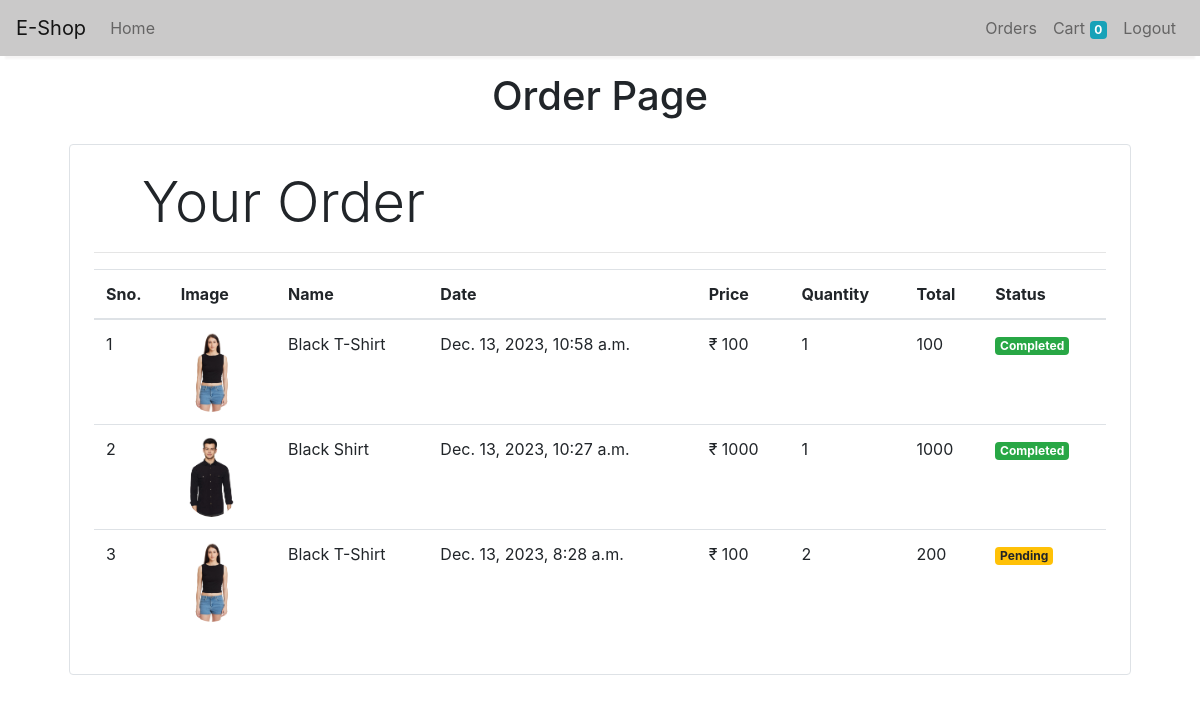
Page /orders (signed in) on the committed database.
### store/models/orders.py (models this page shows, shortened)
class Order(models.Model):
    product = models.ForeignKey(Product, on_delete=models.CASCADE)
    customer = models.ForeignKey(Customer, on_delete=models.CASCADE)
    quantity = models.IntegerField(default=1)
    price = models.IntegerField()
    address = models.CharField(max_length=50, default="", blank=True)
    phone = models.CharField(max_length=50, default="", blank=True)
    date = models.DateTimeField(default=datetime.datetime.today)
    status = models.BooleanField(default=False)
    @staticmethod
    def get_order_by_customer(customer_id):
        return Order.objects.filter(customer=customer_id).order_by("-date")
    def __str__(self):
        return str(self.product)

### store/models/product.py (models this page shows, shortened)
class Product(models.Model):
    name = models.CharField(max_length=50)
    price = models.IntegerField(default=0)
    category = models.ForeignKey(Categories, on_delete=models.CASCADE, default=1)
    desciption = models.CharField(max_length=200, default="", null=True, blank=True)
    image = models.ImageField(upload_to="upload/products/")
    def __str__(self):
        return f"{self.name}"

### store/middlewares/auth.py (the view)
    def middleware(request):
        returnUrl = request.META["PATH_INFO"]
        if not request.session.get("customer_id"):
            return redirect(f"login?return_url={returnUrl}")
        response = get_response(request)
        return response

### store/templatetags/custom_filter.py (called while the page is built)
@register.filter(name='currency')
def currency(number):
    return "₹ "+str(number)

@register.filter(name='multiply')
def multiply(number, number1):
    return number *number1

### store/views/orders.py (called while the page is built)
    @method_decorator(auth_middleware)
    def get(self,request):
        customer = request.session.get('customer_id')
        orders1= Order.get_order_by_customer(customer)
        print(orders1)
        return render(request , 'orders.html'  , {'order' : orders1})

### store/templates/orders.html
{% extends "base.html" %}
{% block body %}
{%load cart%}
{%load custom_filter%}
<div class="container text-center mt-3">
    <h1>Order Page</h1>
</div>
<div class="container">
    <div class="border rounded p-4 m-4">
        <p class="display-4 pl-4 ml-4">Your Order</p>
        <hr>
        <table class="table">
            <thead>
                <tr>
                    <th>Sno.</th>
                    <th>Image</th>
                    <th>Name</th>
                    <th>Date</th>
                    <th>Price</th>
                    <th>Quantity</th>
                    <th>Total</th>
                    <th>Status</th>
                </tr>
            </thead>
            <tbody>
                {% for order in order %}
                <tr>
                    <td>{{forloop.counter}}</td>
                    <td><img style=" height: 80px;" class="rounded-circle" src="{{order.product.image.url}}" alt="">
                    </td>
                    <td>{{order.product.name}}</td>
                    <td>{{order.date}}</td>
                    <td>{{order.price|currency}}</td>
                    <td>{{order.quantity}}</td>
                    <td>{{order.quantity|multiply:order.price}}</td>
                    {%if order.status %}
                    <td><small class="badge badge-success">Completed</small></td>
                    {%else%}
                    <td><small class="badge badge-warning">Pending</small></td>
                    {%endif%}
                </tr>
                {% endfor %}
            </tbody>
        </table>
    </div>
</div>
{% endblock body %}

### rows in the picture
Order: product.image (picture), product.name "Black T-Shirt", date "Dec. 13, 2023, 10:58 a.m.", price "₹ 100", quantity "1", quantity|multiply "100", status "Completed"
Order: product.image (picture), product.name "Black Shirt", date "Dec. 13, 2023, 10:27 a.m.", price "₹ 1000", quantity "1", quantity|multiply "1000", status "Completed"
Order: product.image (picture), product.name "Black T-Shirt", date "Dec. 13, 2023, 8:28 a.m.", price "₹ 100", quantity "2", quantity|multiply "200", status "Pending"

### other values in the picture
{{ request.session.cart.keys|length }} "0"
